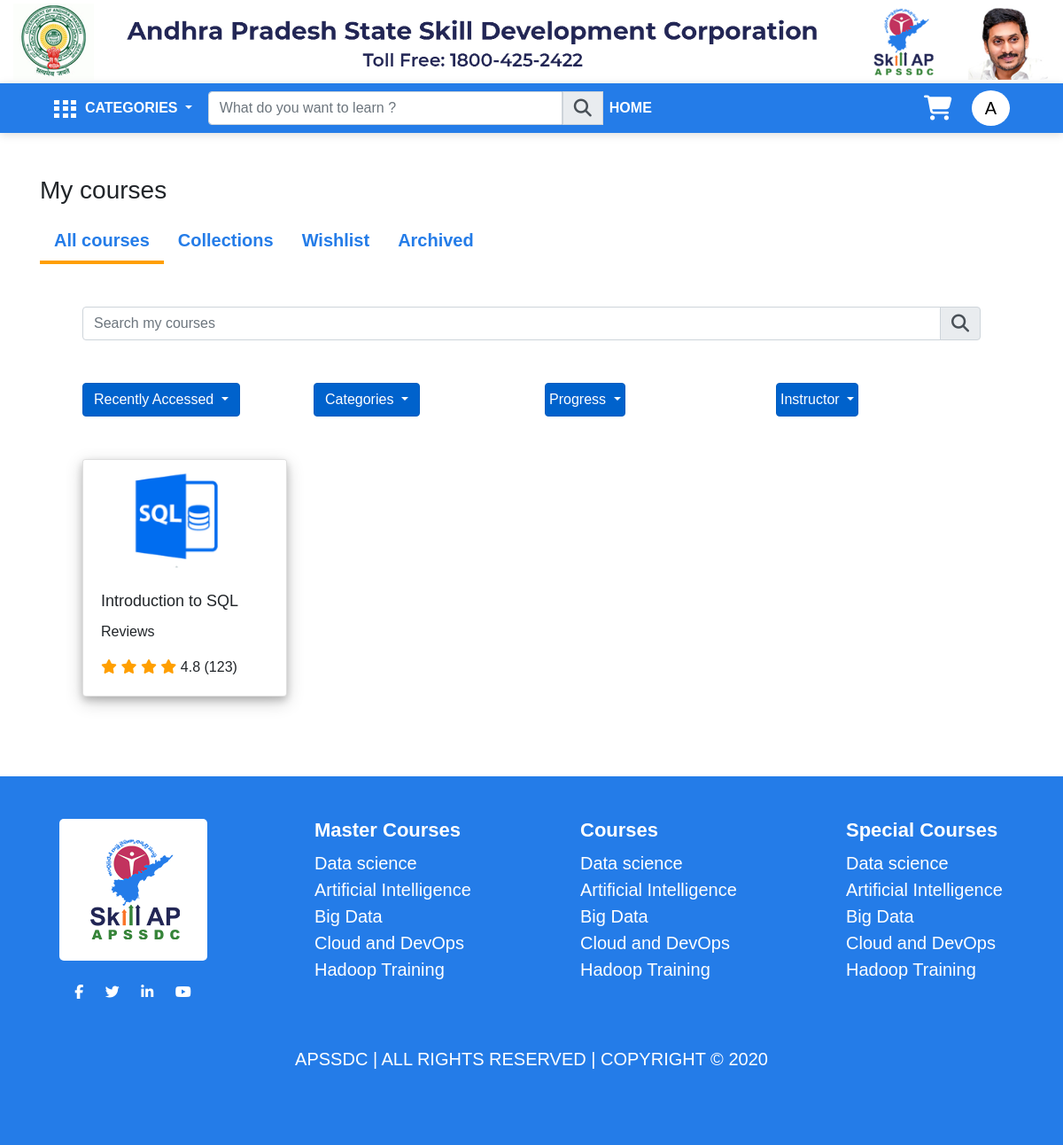
The page /mycourses/ (signed in) on the database its author committed.
### authentication/models.py (models this page shows, shortened)
class MyUser(AbstractUser):
    college = models.CharField(max_length = 100)
    branch = models.CharField(max_length = 100)
    mobile = PhoneNumberField()
    display_pic = models.ImageField(upload_to = '', default = 'python.jpg')
    slug = models.SlugField(default = '')
    class Meta:
        verbose_name = "Apssdc User"
        verbose_name_plural = "Apssdc Users"

### lms/models.py (models this page shows, shortened)
class CourseStatus(models.Model):
	course = models.ForeignKey(Course,on_delete = models.CASCADE)
	user = models.ForeignKey(MyUser,on_delete = models.CASCADE)
	completed_lessons = models.ManyToManyField(Lesson,related_name = 'completed_lessons',blank = True)
	current_lesson = models.ForeignKey(Lesson,on_delete = models.CASCADE, related_name = 'current_lesson',blank = True,null = True)
	class Meta:
		verbose_name_plural = "Course Status"

class Course(models.Model):
	title = models.CharField(max_length = 100)
	category = models.ForeignKey(Category, on_delete = models.CASCADE)
	short_description = models.TextField()
	description = models.TextField()
	video_id = models.CharField(max_length = 20,default = 'bY6m6_IIN94',verbose_name = "Introduction Video ID")
	img1240x600 = models.ImageField(upload_to = '')
	img293x274 = models.ImageField(upload_to = '')
	duration = models.CharField(max_length = 10)
	credits = models.IntegerField()
	reviews = models.FloatField(verbose_name = 'rating')
	enrolled = models.IntegerField()
	slug = models.SlugField()
	offer_price = models.IntegerField()
	original_price = models.IntegerField()
	tags = models.TextField(verbose_name = 'Key Skills')
	trainer = models.ForeignKey(Trainer, on_delete = models.CASCADE)
	project = models.ManyToManyField(Project)
	faq = models.ManyToManyField(FAQ)

### lms/views.py (the view)
# urls.py: path('mycourses/',mycourses,name = 'mycourses'),
def mycourses(request):
	mycourses = CourseStatus.objects.filter(user = request.user)
	return render(request,'mycourses.html',{'mycourses':mycourses})

### lms/views.py (called while the page is built)
def navbar(request):
   return {'category':Category.objects.all()}

### lms/templates/mycourses.html (shortened to what this page needs)
{% extends 'base.html' %}
{% load static %}
{% block head %}
<link rel="stylesheet" href="https://maxcdn.bootstrapcdn.com/bootstrap/4.0.0/css/bootstrap.min.css"
>
<link rel="stylesheet" href="{% static 'sass/mobile-menu-style.css' %}">
<link rel="stylesheet" href="{% static 'style.css' %}">
{% endblock %}
{% block content %}
<section class="container" id="mycourses">
  <div class="row">
    <div class="col-12">
      <h3 class="mt-5 mb-3 ">My courses</h3>
    </div>
  </div>
  <div class="row no-gutters">
    <div class="col-12 course-tabs">
      <ul class="nav nav-pills mb-3" id="pills-tab" role="tablist">
        <li class="nav-item">
          <a class="nav-link active" id="pills-home-tab" data-toggle="pill" href="#pills-home" role="tab"
            aria-controls="pills-home" aria-selected="true">All courses</a>
        </li>
        <li class="nav-item">
          <a class="nav-link" id="pills-content-tab" data-toggle="pill" href="#pills-content" role="tab"
            aria-controls="pills-content" aria-selected="true">Collections</a>
        </li>
        <li class="nav-item">
          <a class="nav-link" id="pills-profile-tab" data-toggle="pill" href="#pills-profile" role="tab"
            aria-controls="pills-profile" aria-selected="false">Wishlist</a>
        </li>
        <li class="nav-item">
          <a class="nav-link" id="pills-anno-tab" data-toggle="pill" href="#pills-anno" role="tab"
            aria-controls="pills-anno" aria-selected="false">Archived</a>
        </li>
      </ul>
      <div class="tab-content px-2 px-md-5 mt-5" id="pills-tabContent">
        <div class="tab-pane fade show active my-courses" id="pills-home" role="tabpanel" aria-labelledby="pills-home-tab">
          <div class="row">
            <div class="col-12 mx-0">
              <div class="input-group">
                <input type="text" class="form-control mysearch" placeholder="Search my courses" aria-label="Username"
                  aria-describedby="basic-addon1">
                <div class="input-group-append">
                  <span class="input-group-text" id="basic-addon1"><i class="fa fa-search"
                      style="font-size:20px"></i></span>
                </div>
              </div>
            </div>
          </div>
          <div class="row mt-5 justify-content-between" id="filterButtons">
            <div class="col-6 col-md-3 d-none d-md-block">
              <div class="dropdown show">
                <a class="btn btn-block btn-primary dropdown-toggle" href="#" role="button" id="dropdownMenuLink"
                  data-toggle="dropdown" aria-haspopup="true" aria-expanded="false">
                  Recently Accessed
                </a>
              </div>
            </div>
            <div class="col-6 col-md-3 d-none d-md-block">
              <div class="dropdown show">
                <a class="btn btn-block btn-primary dropdown-toggle" href="#" role="button" id="dropdownMenuLink"
                  data-toggle="dropdown" aria-haspopup="true" aria-expanded="false">
                  Categories
                </a>
              </div>
            </div>
            <div class="col-6 col-md-3">
              <div class="dropdown show">
                <a class="btn btn-block btn-primary dropdown-toggle px-1" href="#" role="button" id="dropdownMenuLink"
                  data-toggle="dropdown" aria-haspopup="true" aria-expanded="false">
                  Progress
                </a>
              </div>
            </div>
            <div class="col-6 col-md-3">
              <div class="dropdown show">
                <a class="btn btn-block btn-primary dropdown-toggle px-1" href="#" role="button" id="dropdownMenuLink"
                  data-toggle="dropdown" aria-haspopup="true" aria-expanded="false">
                  Instructor
                </a>
              </div>
            </div>
          </div>
          <section class="mt-5" id="trendingCertification">
            <div class="row">
              {% for j in mycourses %}
              <div class="col-12 col-md-3">
                <div class="card sh">
                  <img class="card-img-top" src="{{j.course.img293x274.url}}" alt="Card image cap">
                  <div class="card-body">
                    <h5 class="card-title">{{j.course.title}}</h5>
                    <p class="card-text">Reviews</p>
                    <span>{{j.course.reviews}} ({{j.course.enrolled}})</span>
                  </div>
                </div>
              </div>
              {% endfor %}
            </div>
          </section>
        </div>
      </div>
    </div>
  </div>
</section>
{% endblock %}

### lms/templates/regnav.html (shortened to what this page needs)
{% load static %}
<header id="headerSection" class="sticky-top">
    <div class="container-fluid py-1">
        <a href="{% url 'lms:index' %}"> <img src="{% static 'img/headlogo.jpg' %}" class="w-100 d-none d-sm-block"></a>
    </div>
    <nav class="navbar navbar-expand-lg navbar-dark  main-menu" id="desktopMenu">
        <div class="collapse navbar-collapse " id="navbarTogglerDemo01">
            <div class="dropdown">
                <a class="dropdown-toggle" type="button" id="dropdownMenu1" data-toggle="dropdown" aria-haspopup="true"
                    aria-expanded="false">
                    <img src="{% static 'img/cat01.png' %}" class="img-fluid"
                        alt="Responsive image">&nbsp;&nbsp;Categories
                </a>
            </div>
            <form class="form-inline pad" action="{% url 'lms:allcourses' %}" method='POST' value='{{request.POST.q}}'>
                <div class="input-group">
                    &nbsp;&nbsp;&nbsp;&nbsp;<input type="text" class="form-control mysearch" name='q'
                        value='{{request.POST.q}}' placeholder="What do you want to learn ?" aria-label="Username"
                        aria-describedby="basic-addon1">
                    <div class="input-group-prepend">
                        <span class="input-group-text" id="basic-addon1" type="submit"><i class="fa fa-search"
                                style="font-size:20px"></i></span>
                    </div>
                </div>
            </form>
            <ul class="navbar-nav mr-auto mt-2 mt-lg-0">
                <li class="nav-item active">
                    <a class="nav-link" href="{% url 'lms:index' %}">Home</a>
                </li>
            </ul>
            <i class="fa fa-shopping-cart" style="font-size:28px;color:white"></i>&nbsp;&nbsp;&nbsp;&nbsp;&nbsp;
            <div class="dropdown" id="desktopProfile">
                <a href="" class="dropdown show" id="profileMenu" data-toggle="dropdown" aria-haspopup="true"
                    aria-expanded="false">
                    <div class="profile-icon">
                        <h5 class="m-0">{{request.user.username|slice:'1'}}</h5>
                    </div>
                </a>
            </div>
        </div>
    </nav>
</header>

### static/style.css (style rules this page uses)
html, body { scroll-behavior: smooth; scroll-padding-top: 220px; max-width: 100%; overflow-x: hidden; font-family: "Montserrat", sans-serif; }
.main-menu { padding-left: 5% !important; padding-right: 5% !important; -webkit-box-shadow: gainsboro 0px 2px 10px; box-shadow: gainsboro 0px 2px 10px; background-color: #247ce8 !important; }
.main-menu a { color: white !important; text-transform: uppercase !important; font-weight: 600 !important; font-size: 16px; font-family: "Montserrat", sans-serif; }
.mysearch { width: 400px !important; }
.fa-search { cursor: pointer; }
.nav-pills .nav-link.active, .nav-pills .show > .nav-link { color: #247ce8 !important; font-weight: 700 !important; border-bottom: 4px solid #ff9f00 !important; background-color: transparent !important; border-radius: 0px !important; font-size: 20px !important; }
.nav-pills .nav-link { color: #247ce8 !important; font-weight: 700; font-size: 20px !important; }
.sh { box-shadow: 0 4px 8px 0 rgba(0, 0, 0, 0.2), 0 6px 20px 0 rgba(0, 0, 0, 0.19) !important; margin-bottom: 40px; }
.card-title { font-size: 15px; }
.card-title { text-align: left; font-size: 18px; }
.dropdown { position: relative; display: inline-block; cursor: pointer; }
.profile-icon { background-color: white; color: black; padding: 8px; padding-left: 15px; padding-right: 15px; border-radius: 50%; }
.profile-icon h5 { margin: 0px; }

### rows shown on the page
MyUser: user.username "A"
CourseStatus: course.img293x274 (picture), course "Introduction to SQL", course.enrolled "123"
